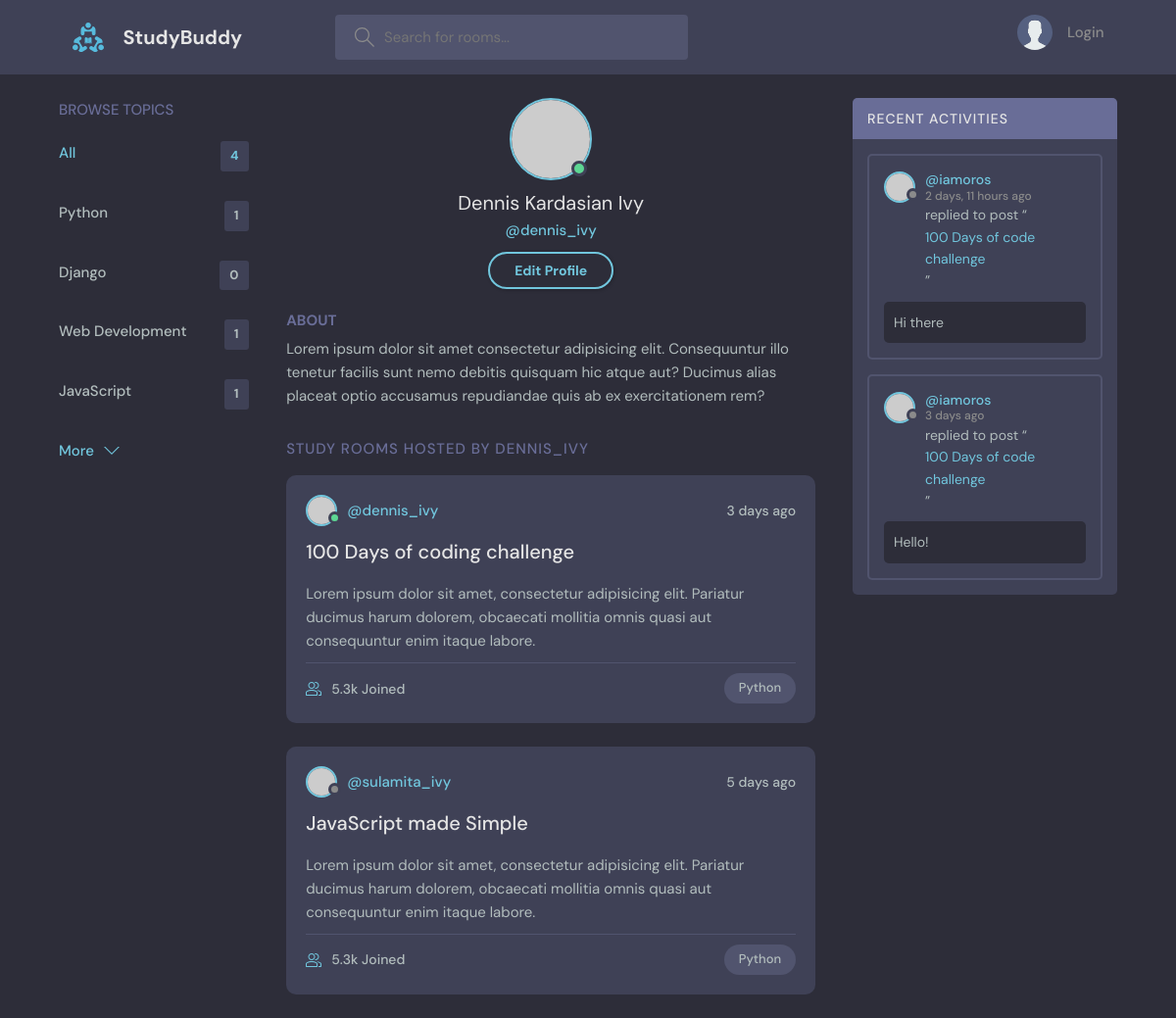
The page /profile/3 on the database its author committed.
### base/models.py (models this page shows, shortened)
class Topic(models.Model):
	name = models.CharField(max_length=200)

class Message(models.Model):
	user = models.ForeignKey(User, on_delete=models.CASCADE)
	room = models.ForeignKey(Room, on_delete=models.CASCADE)
	body = models.TextField()
	updated = models.DateTimeField(auto_now=True)
	created = models.DateTimeField(auto_now_add=True)
	class Meta:
		ordering = ['-updated', '-created']

class Room(models.Model):
	host = models.ForeignKey(User, on_delete=models.SET_NULL, null=True)
	topic = models.ForeignKey(Topic, on_delete=models.SET_NULL, null=True)
	name = models.CharField(max_length=200)
	description = models.TextField(null=True, blank=True)
	participants = models.ManyToManyField(User, related_name='participants', blank=True)
	updated = models.DateTimeField(auto_now=True)
	created = models.DateTimeField(auto_now_add=True)
	class Meta:
		ordering = ['-updated', '-created']
	def __str__(self):
		return self.name

### base/views.py (the view)
# urls.py: path('profile/<str:pk>', views.userProfile, name="user-profile"),
def userProfile(request, pk):
	user = User.objects.get(id=pk)
	rooms = user.room_set.all()
	room_messages = user.message_set.all()
	topics = Topic.objects.all()
	context = {
		'user': user,
		'rooms': rooms,
		'room_messages': room_messages,
		'topics': topics
	}
	return render(request, 'base/profile.html', context)

### base/templates/base/profile.html (shortened to what this page needs)
{% extends 'main.html' %}
{% block content %}
  <main class="profile-page layout layout--3">
    <div class="container">
      {% include 'base/topics_component.html' %}
      <div class="roomList">
        <div class="profile">
          <div class="profile__avatar">
            <div class="avatar avatar--large active">
              <img src="https://randomuser.me/api/portraits/men/11.jpg" />
            </div>
          </div>
          <div class="profile__info">
            <h3>Dennis Kardasian Ivy</h3>
            <p>@dennis_ivy</p>
            <a href="edit-user.html" class="btn btn--main btn--pill">Edit Profile</a>
          </div>
          <div class="profile__about">
            <h3>About</h3>
            <p>
              Lorem ipsum dolor sit amet consectetur adipisicing elit. Consequuntur illo tenetur
              facilis sunt nemo debitis quisquam hic atque aut? Ducimus alias placeat optio
              accusamus repudiandae quis ab ex exercitationem rem?
            </p>
          </div>
        </div>
        <div class="roomList__header">
          <div>
            <h2>Study Rooms Hosted by dennis_ivy</a>
            </h2>
          </div>
        </div>
        <div class="roomListRoom">
          <div class="roomListRoom__header">
            <a href="profile.html" class="roomListRoom__author">
              <div class="avatar avatar--small active">
                <img src="https://randomuser.me/api/portraits/men/11.jpg" />
              </div>
              <span>@dennis_ivy</span>
            </a>
            <div class="roomListRoom__actions">
              <span>3 days ago</span>
            </div>
          </div>
          <div class="roomListRoom__content">
            <a href="room.html">100 Days of coding challenge</a>
            <p>
              Lorem ipsum dolor sit amet, consectetur adipisicing elit. Pariatur ducimus harum
              dolorem, obcaecati mollitia omnis quasi aut consequuntur enim itaque labore.
            </p>
          </div>
          <div class="roomListRoom__meta">
            <a class="roomListRoom__joined">
              5.3k Joined
            </a>
            <p class="roomListRoom__topic">Python</p>
          </div>
        </div>
        <div class="roomListRoom">
          <div class="roomListRoom__header">
            <a href="profile.html" class="roomListRoom__author">
              <div class="avatar avatar--small">
                <img src="https://randomuser.me/api/portraits/women/11.jpg" />
              </div>
              <span>@sulamita_ivy</span>
            </a>
            <div class="roomListRoom__actions">
              <span>5 days ago</span>
            </div>
          </div>
          <div class="roomListRoom__content">
            <a href="room.html">JavaScript made Simple</a>
            <p>
              Lorem ipsum dolor sit amet, consectetur adipisicing elit. Pariatur ducimus harum
              dolorem, obcaecati mollitia omnis quasi aut consequuntur enim itaque labore.
            </p>
          </div>
          <div class="roomListRoom__meta">
            <a href="room.html" class="roomListRoom__joined">
              5.3k Joined
            </a>
            <p class="roomListRoom__topic">Python</p>
          </div>
        </div>
      </div>
      {% include 'base/activity_component.html' %}
    </div>
  </main>
  {% endblock content%}

### base/templates/base/topics_component.html
<div class="topics">
	<div class="topics__header">
	  <h2>Browse Topics</h2>
	</div>
	<ul class="topics__list">
	  <li>
		<a href="{% url 'home' %}" class="active">All <span>{{topics.count}}</span></a>
	  </li>
	  {% for topic in topics %}
	  <li>
		<a href="{% url 'home' %}?q={{topic.name}}">{{topic.name}} <span>{{topic.room_set.all.count}}</span></a>
	  </li>
		{% endfor %}
	</ul>
	<a class="btn btn--link" href="topics.html">
	  More
	  <svg version="1.1" xmlns="http://www.w3.org/2000/svg" width="32" height="32" viewBox="0 0 32 32">
		<title>chevron-down</title>
		<path d="M16 21l-13-13h-3l16 16 16-16h-3l-13 13z"></path>
	  </svg>
	</a>
  </div>

### base/templates/base/activity_component.html (shortened to what this page needs)
<div class="activities">
	<div class="activities__header">
	  <h2>Recent Activities</h2>
	</div>
	{% for message in room_messages %}
	<div class="activities__box">
	  <div class="activities__boxHeader roomListRoom__header">
		<a href="{% url 'user-profile' message.user.id %}" class="roomListRoom__author">
		  <div class="avatar avatar--small">
			<img src="https://randomuser.me/api/portraits/women/11.jpg" />
		  </div>
		  <p>
			@{{message.user}}
			<span>{{message.created|timesince}} ago</span>
		  </p>
		</a>
	  </div>
	  <div class="activities__boxContent">
		<p>replied to post “<a href="{% url 'room' message.room.id %}">{{message.room}}</a>”</p>
		<div class="activities__boxRoomContent">
			{{message.body}}
		</div>
	  </div>
	</div>
	{% endfor %}
  </div>

### rows shown on the page
Topic: name "Python", room_set.all.count "1"
Topic: name "Django", room_set.all.count "0"
Topic: name "Web Development", room_set.all.count "1"
Topic: name "JavaScript", room_set.all.count "1"
Message: user "iamoros", created "2 days, 11 hours", room "100 Days of code challenge", body "Hi there"
Message: user "iamoros", created "3 days", room "100 Days of code challenge", body "Hello!"

### other values the page prints
{{ topics.count }} "4"
